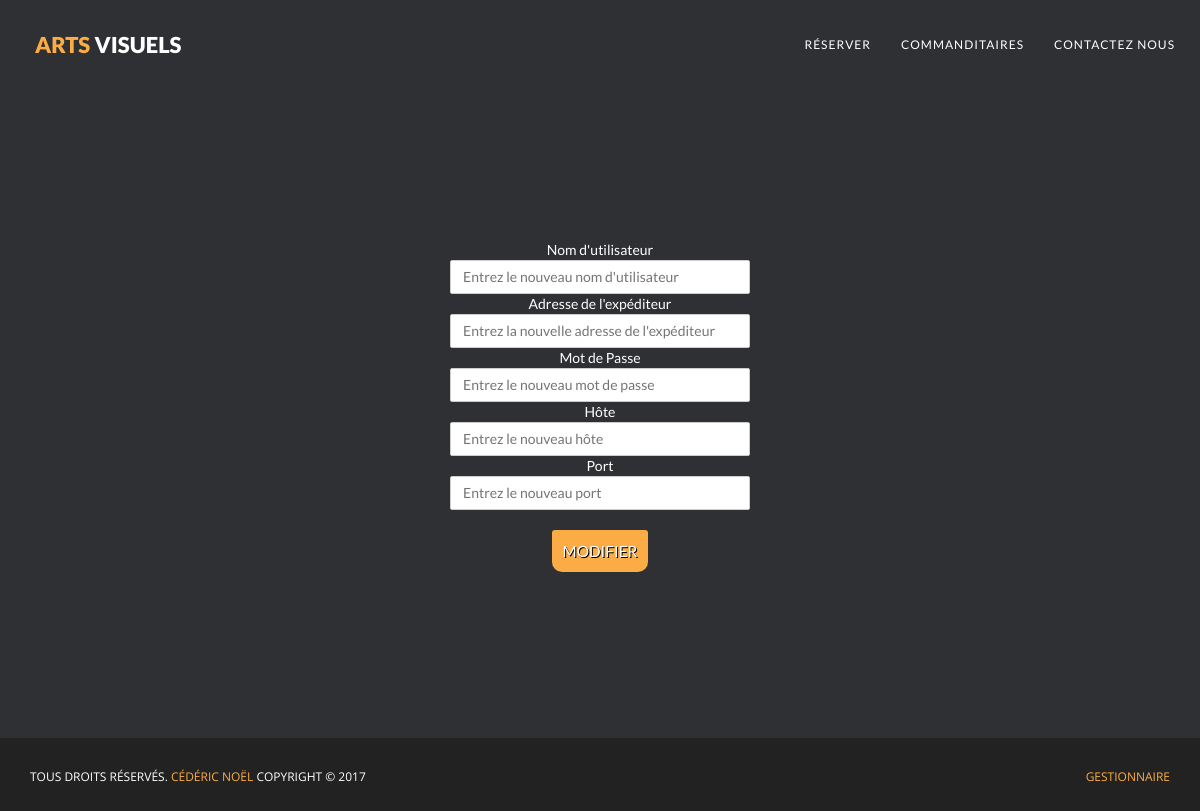
The app's page /Technicien.php (signed in), older data.
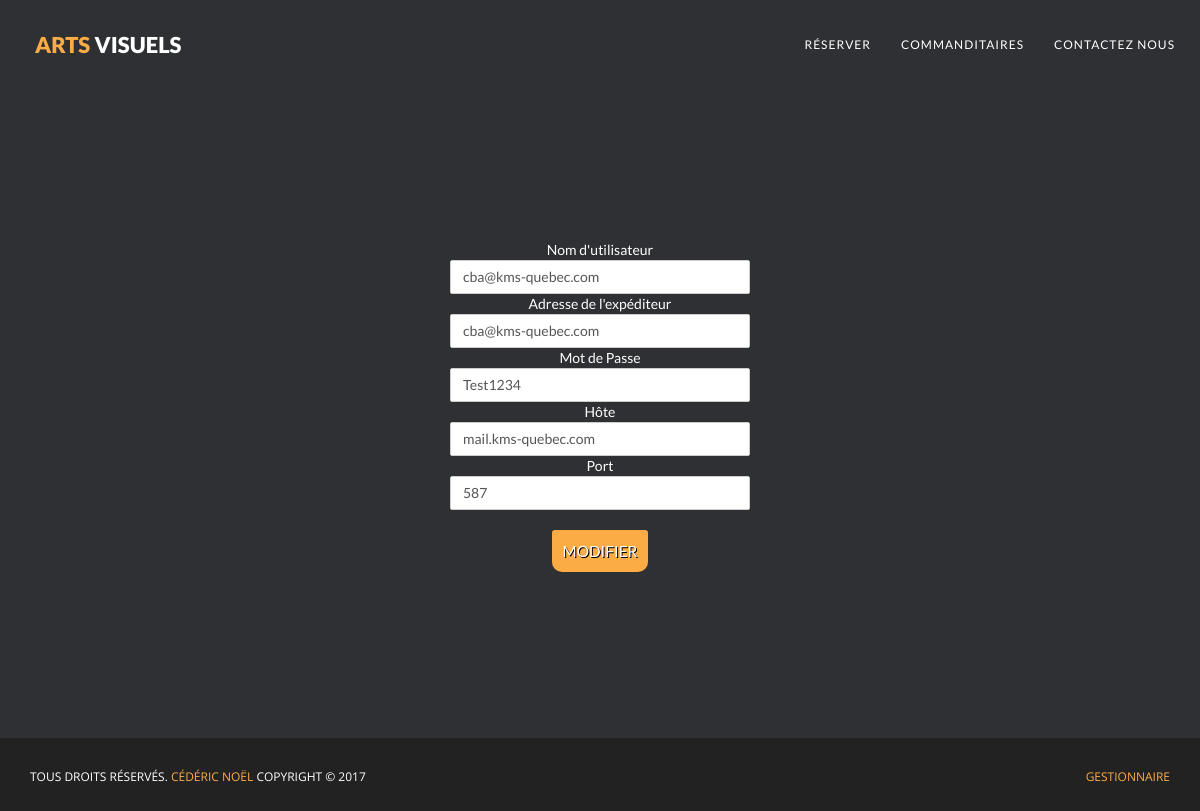
The same page, newer data.
### tables this page shows
CREATE TABLE `variable` (
  `idVariable` int(11) NOT NULL AUTO_INCREMENT,
  `nomVariable` varchar(200) NOT NULL,
  `value` varchar(200) NOT NULL,
  PRIMARY KEY (`idVariable`)
);

### Technicien.php (the view, shortened to what this page needs)
<!DOCTYPE html>
<html lang="en">
  <head>
    <?PHP
  include('connexionBd.php');
  ?>
    <link rel="stylesheet" type="text/css"  href="css/bootstrap.css">
    <link rel="stylesheet" type="text/css" href="fonts/font-awesome/css/font-awesome.css">
    <link href="css/owl.carousel.css" rel="stylesheet" media="screen">
    <link href="css/owl.theme.css" rel="stylesheet" media="screen">
    <link rel="stylesheet" type="text/css"  href="css/style.css">
    <link rel="stylesheet" type="text/css" href="css/responsive.css">
    <link href="lightbox2-master/dist/css/lightbox.css" rel="stylesheet">
  </head>
  <body style='height:92.3vh;'>
	<?PHP
	include_once('includes/HeaderOeuvres.php');
	if (isset($_SESSION['email']) && isset($_SESSION['mdp']))
	{
		$sql = 'select nomVariable,value from variable';
		$infoVariable = $Cnn->prepare($sql);
		$infoVariable->execute();
		while($Variable = $infoVariable->fetch())
		{
			if($Variable['nomVariable'] == 'Username')
			{
				$utilisateur = $Variable['value'];
			}
			else if ($Variable['nomVariable'] == 'Port')
			{
				$port = $Variable['value'];
			}
			else if ($Variable['nomVariable'] == 'Host')
			{
				$host= $Variable['value'];
			}
			else if ($Variable['nomVariable'] == 'Password')
			{
				$mdp = $Variable['value'];
			}
			else if($Variable['nomVariable'] == 'From')
			{
				$from = $Variable['value'];
			}
		}
	?>
    <div id="tf-verif" class="text-center">
        <div class="overlay">
            <div class="content">
                              <form id="gestionnaire" action="modifierServeur.php" method="POST">
                     <div align="center"> Nom d'utilisateur
                                    <input class="form-control-little" id="username" required name="username" placeholder="Entrez le nouveau nom d'utilisateur" value="<?PHP echo $utilisateur;?>"></input>
                     				Adresse de l'expéditeur
                                    <input class="form-control-little" id="from" required name="from" placeholder="Entrez la nouvelle adresse de l'expéditeur" value="<?PHP echo $from;?>"></input>
                                     Mot de Passe
                                    <input class="form-control-little" id="mdp" required name="mdp" placeholder="Entrez le nouveau mot de passe"  value="<?PHP echo $mdp;?>"></input>
                                      Hôte
                                    <input class="form-control-little" id="host" required name="host" placeholder="Entrez le nouveau hôte"  value="<?PHP echo $host;?>"></input>
                                      Port
                                    <input  class="form-control-little" type="number" required id="port" name="port" placeholder="Entrez le nouveau port"  value="<?PHP echo $port;?>"></input><br>
                   		 <button type="submit" class="btn tf-btn btn-notdefault">Modifier</button>
                    </div>
                    </form>
            </div>
        </div>
    </div>
                  	<?PHP
	}
	else
	{
		$_SESSION['acces'] = 'non';
		header('location:index.php');
	}
	include('includes/Footer.php'); ?>
  </body>
</html>

### includes/HeaderOeuvres.php (shortened to what this page needs)
<nav id="tf-menu" class="navbar navbar-default navbar-fixed-top">
  <div class="container">
    <div class="navbar-header">
      <a class="navbar-brand" href="index.php"><span class = 'color' >Arts </span> Visuels</a>
    </div>
    <div class="collapse navbar-collapse" id="bs-example-navbar-collapse-1">
      <ul class="nav navbar-nav navbar-right">
        <li><a href="index.php#tf-pic" class="page-scroll">Réserver</a></li>
        <li><a href="index.php#tf-commanditaire" class="page-scroll">Commanditaires</a></li>
        <li><a href="index.php#tf-contact" class="page-scroll">Contactez nous</a></li>
      </ul>
    </div>
  </div>
</nav>

### includes/Footer.php
<nav id="footer">
       <div class="container">
           <div class="pull-left fnav">
               <p>TOUS DROITS RÉSERVÉS. <a class = 'color'> CÉDÉRIC NOËL</a> COPYRIGHT © 2017 </p>
           </div>
            <div align="right">
               <p><a class = 'color' target='_top' href="VerifAutorisation.php"> GESTIONNAIRE</a></p>
           </div>
       </div>
   </nav>

### css/style.css (style rules this page uses)
body, html { font-family: 'Lato', sans-serif; text-rendering: optimizeLegibility !important; -webkit-font-smoothing: antialiased !important; color: #5a5a5a; }
p { font-family: 'Open Sans', sans-serif; }
a { color: #FCAC45; }
ul, ol { padding: 0; webkit-padding: 0; moz-padding: 0; }
#tf-menu { padding: 20px; transition: all 0.8s; }
#tf-menu.navbar-default { background-color: rgba(248, 248, 248, 0); border-color: rgba(231, 231, 231, 0); }
#tf-menu a.navbar-brand { text-transform: uppercase; font-size: 22px; color: #fff; font-weight: 900; }
#tf-menu.navbar-default .navbar-nav > li > a { text-transform: uppercase; color: #FFF; font-size: 12px; letter-spacing: 1px; }
.content { position: relative; padding: 20% 0 0; }
.color { color: #fcac45; }
#tf-verif { background-color:#2E3033; background-size: cover; background-position: center; background-attachment: fixed; background-repeat: no-repeat; color: #ffffff; height:100%; }
.form-control-little { display: block; width: 25%; padding: 6px 12px; font-size: 14px; line-height: 1.42857143; color: #555; background-color: #fff; background-image: none; border: 1px solid #ccc; border-radius: 2px; -webkit-box-shadow: none; box-shadow: none; -webkit-transition: none; -o-transition: none; transition: none; }
button.btn.tf-btn.btn-notdefault { background: #FCAC45; border: 0; border-radius: 0; padding: 10px 10px; color: #ffffff; text-shadow: 1px 1px black; text-transform: uppercase; font-size: 110%; border-radius:3px 3px 10px 10px; transition-duration: 0.4s; }
nav#footer { background: #222222; color: #ffffff; padding: 20px 0 15px 0; }
nav#footer .fnav { vertical-align: middle; }
nav#footer p { font-size: 12px; margin-top: 10px; }

Row changes from the older to the newer data that the page shows:
added variable: username "cba@kms-quebec.com"
added variable: from "cba@kms-quebec.com"
added variable: mdp "Test1234"
added variable: host "mail.kms-quebec.com"
added variable: port "587"
